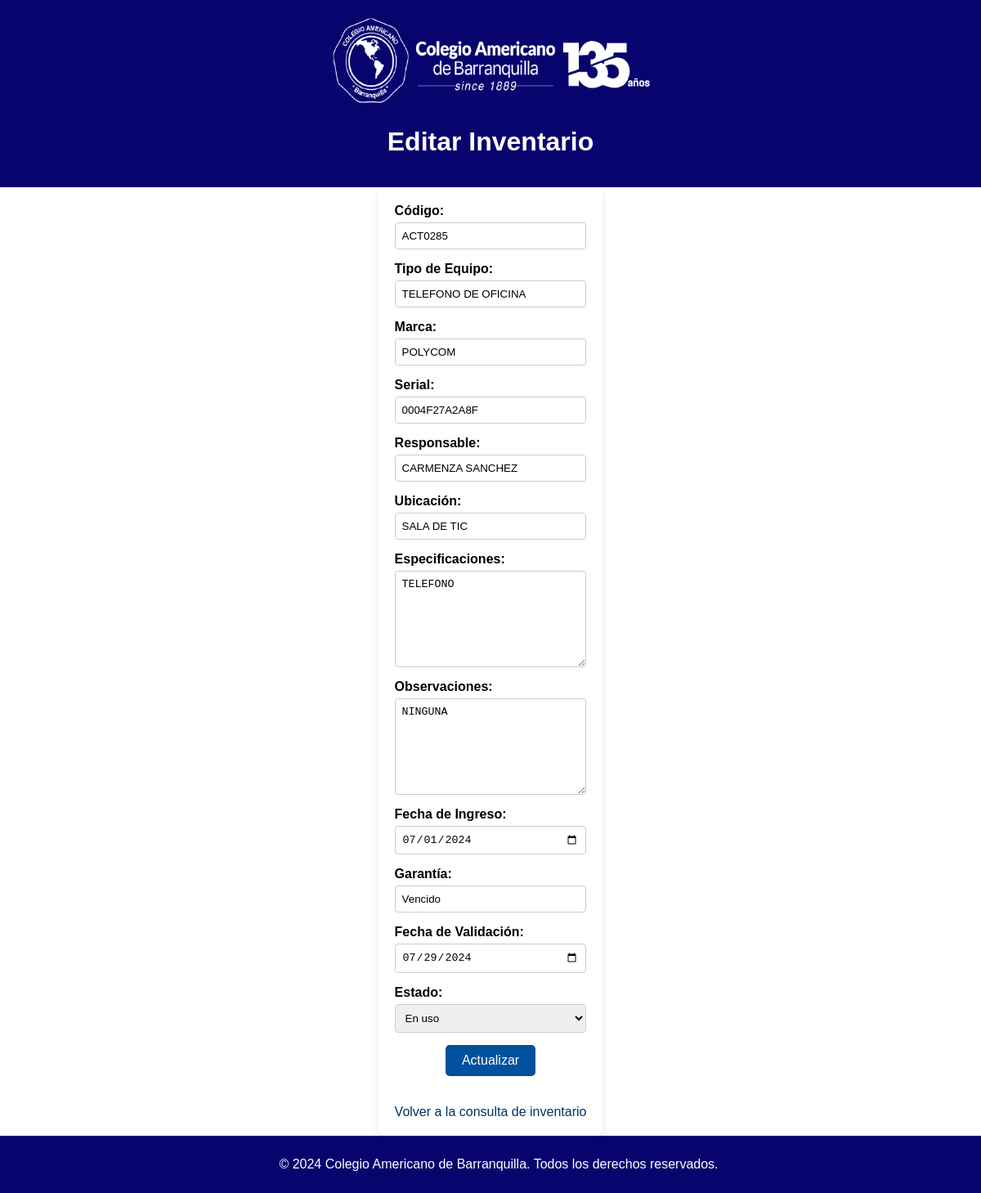
The app's page /invent/editar_inventario.php?id=5 with its own data.
### tables this page shows
CREATE TABLE `inventario` (
  `id` int(6) UNSIGNED NOT NULL,
  `codigo` varchar(30) NOT NULL,
  `tipo_equipo` varchar(50) NOT NULL,
  `marca` varchar(50) NOT NULL,
  `serial` varchar(50) NOT NULL,
  `responsable` varchar(50) NOT NULL,
  `ubicacion` varchar(50) NOT NULL,
  `especificaciones` text NOT NULL,
  `observaciones` text DEFAULT NULL,
  `fecha_ingreso` date NOT NULL,
  `garantia` varchar(50) NOT NULL,
  `fecha_validacion` date NOT NULL,
  `estado` varchar(200) NOT NULL,
  `reg_date` timestamp NOT NULL DEFAULT current_timestamp() ON UPDATE current_timestamp(),
  `proveedor_id` int(11) DEFAULT NULL
);

CREATE TABLE `estado_inventario` (
  `id` int(11) NOT NULL,
  `estado` varchar(50) NOT NULL
);

### invent/editar_inventario.php (the view, shortened to what this page needs)
<?php
$servername = "localhost";
$username = "root";
$password = "";
$dbname = "my_school_app";
$conn = new mysqli($servername, $username, $password, $dbname);
if (isset($_GET['id'])) {
    $id = intval($_GET['id']);
    $sql = "SELECT * FROM inventario WHERE id = ?";
    $stmt = $conn->prepare($sql);
    $stmt->bind_param("i", $id);
    $stmt->execute();
    $result = $stmt->get_result();
    $row = $result->fetch_assoc();
} else {
    die("ID no proporcionado.");
}
$estadoSql = "SELECT * FROM estado_inventario";
$estadoResult = $conn->query($estadoSql);
$estados = [];
while ($estadoRow = $estadoResult->fetch_assoc()) {
    $estados[] = $estadoRow;
}
?>
<!DOCTYPE html>
<html lang="es">
<head>
</head>
<body>
    <header>
        <img src="../img/logo-cumpleanos2.png" width="390" height="115" alt="Logo"/>
        <h1>Editar Inventario</h1>
    </header>
    <div class="container">
        <form action="" method="post">
            <label for="codigo">Código:</label>
            <input type="text" id="codigo" name="codigo" value="<?php echo htmlspecialchars($row['codigo']); ?>" required>
            <label for="tipo_equipo">Tipo de Equipo:</label>
            <input type="text" id="tipo_equipo" name="tipo_equipo" value="<?php echo htmlspecialchars($row['tipo_equipo']); ?>" required>
            <label for="marca">Marca:</label>
            <input type="text" id="marca" name="marca" value="<?php echo htmlspecialchars($row['marca']); ?>" required>
            <label for="serial">Serial:</label>
            <input type="text" id="serial" name="serial" value="<?php echo htmlspecialchars($row['serial']); ?>" required>
            <label for="responsable">Responsable:</label>
            <input type="text" id="responsable" name="responsable" value="<?php echo htmlspecialchars($row['responsable']); ?>" required>
            <label for="ubicacion">Ubicación:</label>
            <input type="text" id="ubicacion" name="ubicacion" value="<?php echo htmlspecialchars($row['ubicacion']); ?>" required>
            <label for="especificaciones">Especificaciones:</label>
            <textarea id="especificaciones" name="especificaciones"><?php echo htmlspecialchars($row['especificaciones']); ?></textarea>
            <label for="observaciones">Observaciones:</label>
            <textarea id="observaciones" name="observaciones"><?php echo htmlspecialchars($row['observaciones']); ?></textarea>
            <label for="fecha_ingreso">Fecha de Ingreso:</label>
            <input type="date" id="fecha_ingreso" name="fecha_ingreso" value="<?php echo htmlspecialchars($row['fecha_ingreso']); ?>" required>
            <label for="garantia">Garantía:</label>
            <input type="text" id="garantia" name="garantia" value="<?php echo htmlspecialchars($row['garantia']); ?>" required>
            <label for="fecha_validacion">Fecha de Validación:</label>
            <input type="date" id="fecha_validacion" name="fecha_validacion" value="<?php echo htmlspecialchars($row['fecha_validacion']); ?>" required>
            <label for="estado">Estado:</label>
            <select id="estado" name="estado" required>
                <?php foreach ($estados as $estado): ?>
                    <option value="<?php echo htmlspecialchars($estado['estado']); ?>"
                        <?php echo $estado['estado'] == $row['estado'] ? 'selected' : ''; ?>>
                        <?php echo htmlspecialchars($estado['estado']); ?>
                    </option>
                <?php endforeach; ?>
            </select>
            <div class="button-container">
                <input type="submit" value="Actualizar" class="submit-button">
            </div>
        </form>
        <div class="back-link">
            <a href="consultar_inventario.php">Volver a la consulta de inventario</a>
        </div>
    </div>
    <footer>
        <p>&copy; 2024 Colegio Americano de Barranquilla. Todos los derechos reservados.</p>
    </footer>
</body>
</html>

### invent/editar_inventario.php (style rules this page uses)
body { font-family: 'Arial', Tahoma, 'Times New Roman', Times, serif, Verdana, sans-serif; background-color: #ffffff; margin: 0; padding: 0; display: flex; flex-direction: column; min-height: 100vh; }
header { background-color: #07046E; color: white; padding: 15px; text-align: center; }
footer { background-color: #07046E; color: white; text-align: center; padding: 10px; position: relative; bottom: 0; width: 100%; }
.container { flex: 1; padding: 20px; margin: 0 auto; max-width: 800px; box-shadow: 0 4px 8px rgba(0,0,0,0.1); border-radius: 8px; background-color: #ffffff; }
form { display: flex; flex-direction: column; }
label { margin-bottom: 5px; font-weight: bold; }
input, textarea, select { margin-bottom: 15px; padding: 8px; border: 1px solid #ccc; border-radius: 4px; }
textarea { resize: vertical; height: 100px; }
.button-container { text-align: center; }
.submit-button { background-color: #00509e; color: white; border: none; padding: 10px 20px; text-align: center; text-decoration: none; display: inline-block; font-size: 16px; cursor: pointer; border-radius: 5px; }
.back-link { text-align: center; margin-top: 20px; }
.back-link a { color: #003366; text-decoration: none; }

### records on screen
inventario: codigo "ACT0285", tipo_equipo "TELEFONO DE OFICINA", marca "POLYCOM", serial "0004F27A2A8F", responsable "CARMENZA SANCHEZ", ubicacion "SALA DE TIC", especificaciones "TELEFONO", observaciones "NINGUNA", fecha_ingreso "07/01/2024", garantia "Vencido", fecha_validacion "07/29/2024", estado "En uso"
